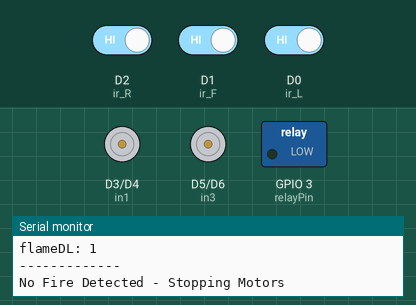
The sketch below on a simulated ESP8266 (NodeMCU). Parts: motor-driver pin pairs drawn as motors (green arrow = first pin HIGH = forward, orange = second pin HIGH = backward, longer = more drive, scaled by the enable pin), switched loads named in the sketch (green lamp = pin HIGH), the last lines printed to the serial monitor. The test bench sets the inputs (shaded band); at power-on: D2 (ir_R) HIGH, D1 (ir_F) HIGH, D0 (ir_L) HIGH. WiFi joins after 1.5 s; servers stay silent unless stated.

Above: at 2.7 s.
2.8 s: D2 (ir_R) driven LOW
At 3.8 s:
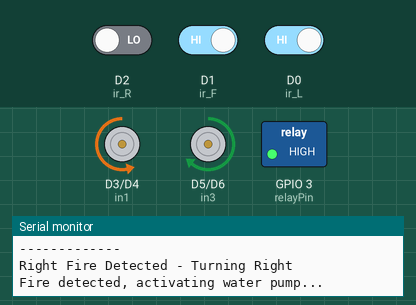
4.4 s: D2 (ir_R) driven HIGH and D1 (ir_F) driven LOW
7.4 s: D1 (ir_F) driven HIGH
At 8.16 s:
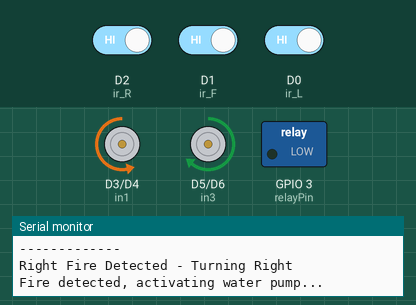
9.8 s: D0 (ir_L) driven LOW
At 11.1 s:
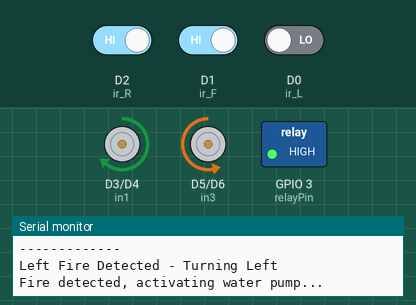
11.4 s: D1 (ir_F) driven LOW and D0 (ir_L) driven HIGH
At 16.5 s:
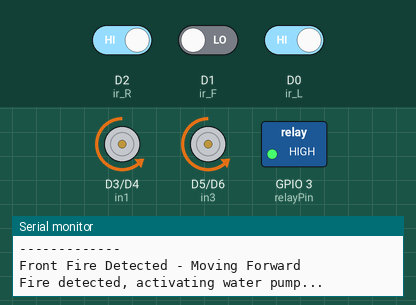
Timing chart, 0 to 27.3 s (numbered marks = the images above; inputs shaded):
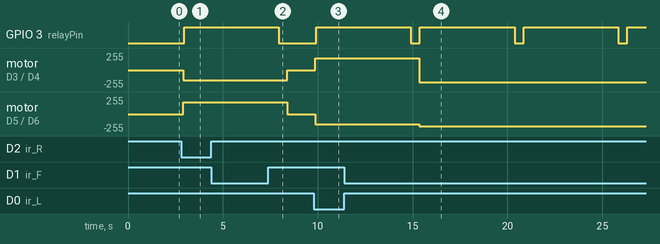

The sketch:

Fire_Car.ino
```cpp
#include <ESP8266WiFi.h>
#include <ThingSpeak.h>

// Wi-Fi credentials
const char* ssid = "a"; // Replace with your Wi-Fi SSID
const char* password = "12345678"; // Replace with your Wi-Fi password

// ThingSpeak settings
unsigned long channelID = 2776558; // Replace with your ThingSpeak channel ID
const char* writeAPIKey = "X0N7OOHIJMA3RBEZ"; // Replace with your ThingSpeak write API key

WiFiClient client;

#define enA D7        // Enable1 L298 Pin enA (PWM)
#define enB D8        // Enable2 L298 Pin enB (PWM)

#define in1 D3        // Motor1 L298 Pin in1
#define in2 D4        // Motor1 L298 Pin in2
#define in3 D5        // Motor2 L298 Pin in3
#define in4 D6        // Motor2 L298 Pin in4

#define ir_R D2       // Right Fire Sensor Pin
#define ir_F D1       // Front Fire Sensor Pin
#define ir_L D0       // Left Fire Sensor Pin

#define relayPin D9   // Relay module connected to D9 (Modify pin if needed)

// Flame sensor values
int flameDR;        // Right sensor value
int flameDF;        // Front sensor value
int flameDL;        // Left sensor value

void setup() {
  Serial.begin(9600);  // Start serial communication for debugging

  // Connect to Wi-Fi
  WiFi.begin(ssid, password);
  Serial.print("Connecting to Wi-Fi");
  while (WiFi.status() != WL_CONNECTED) {
    delay(500);
    Serial.print(".");
  }
  Serial.println("\nConnected to Wi-Fi");

  // Initialize ThingSpeak
  ThingSpeak.begin(client);

  // Motor pin modes
  pinMode(in1, OUTPUT);
  pinMode(in2, OUTPUT);
  pinMode(in3, OUTPUT);
  pinMode(in4, OUTPUT);

  // Flame sensor pin modes
  pinMode(ir_R, INPUT);
  pinMode(ir_F, INPUT);
  pinMode(ir_L, INPUT);

  // Motor speed control pins (PWM)
  pinMode(enA, OUTPUT);
  pinMode(enB, OUTPUT);

  // Relay pin mode
  pinMode(relayPin, OUTPUT);
  digitalWrite(relayPin, LOW); // Ensure the relay is off initially
}

void loop() {
  // Read flame sensor values
  flameDR = digitalRead(ir_R);
  flameDF = digitalRead(ir_F);
  flameDL = digitalRead(ir_L);

  // Print flame sensor values for debugging
  Serial.print("flameDR: ");
  Serial.println(flameDR);
  Serial.print("flameDF: ");
  Serial.println(flameDF);
  Serial.print("flameDL: ");
  Serial.println(flameDL);
  Serial.println("-------------");

  // Motor control based on sensor values
  if (flameDF == 0) {
    // Front Fire Detected - Moving Forward
    Serial.println("Front Fire Detected - Moving Forward");
    analogWrite(enA, 180);
    analogWrite(enB, 180);
    digitalWrite(in1, LOW);
    digitalWrite(in2, HIGH);
    digitalWrite(in3, LOW);
    digitalWrite(in4, HIGH);
  } else if (flameDR == 0) {
    // Right Fire Detected - Turning Right
    Serial.println("Right Fire Detected - Turning Right");
    analogWrite(enA, 150);
    analogWrite(enB, 180);
    digitalWrite(in1, LOW);
    digitalWrite(in2, HIGH);
    digitalWrite(in3, HIGH);
    digitalWrite(in4, LOW);
  } else if (flameDL == 0) {
    // Left Fire Detected - Turning Left
    Serial.println("Left Fire Detected - Turning Left");
    analogWrite(enA, 180);
    analogWrite(enB, 150);
    digitalWrite(in1, HIGH);
    digitalWrite(in2, LOW);
    digitalWrite(in3, LOW);
    digitalWrite(in4, HIGH);
  } else {
    // No Fire Detected - Stopping Motors
    Serial.println("No Fire Detected - Stopping Motors");
    digitalWrite(in1, LOW);
    digitalWrite(in2, LOW);
    digitalWrite(in3, LOW);
    digitalWrite(in4, LOW);
    analogWrite(enA, 0);
    analogWrite(enB, 0);
  }

  // If the car reaches the fire location, spray water
  if (flameDF == 0 || flameDR == 0 || flameDL == 0) {
    Serial.println("Fire detected, activating water pump...");
    digitalWrite(relayPin, HIGH);  // Activate relay to turn on the pump
    delay(5000); // Run the pump for 5 seconds (adjust this duration as needed)
    digitalWrite(relayPin, LOW);   // Deactivate relay to turn off the pump
  }

  // Send sensor data to ThingSpeak every 3 seconds
  static unsigned long lastUpdateTime = 0;
  if (millis() - lastUpdateTime >= 3000) {
    lastUpdateTime = millis();

    // Write to ThingSpeak fields
    ThingSpeak.setField(1, flameDL); // Left sensor data
    ThingSpeak.setField(2, flameDF); // Front sensor data
    ThingSpeak.setField(3, flameDR); // Right sensor data

    // Execute ThingSpeak update
    int responseCode = ThingSpeak.writeFields(channelID, writeAPIKey);
    if (responseCode == 200) {
      Serial.println("ThingSpeak update successful");
    } else {
      Serial.print("ThingSpeak update failed, error: ");
      Serial.println(responseCode);
    }
  }

  delay(100); // Small delay to avoid bouncing
}
```

Measured:
- after the input at 2.8 s, GPIO 3 (relayPin): LOW → HIGH after 0.16 s; motor on D3 (in1) / D4 (in2): stopped → backward 150/255 after 0.12 s; motor on D5 (in3) / D6 (in4): stopped → forward 180/255 after 0.12 s
- after the input at 4.4 s, every drawn part: stays the same
- after the input at 7.4 s, GPIO 3 (relayPin): goes on until 8.0 s, then stays LOW; motor on D3 (in1) / D4 (in2): backward 150/255 → stopped after 0.98 s; motor on D5 (in3) / D6 (in4): forward 180/255 → stopped after 0.98 s
- after the input at 9.8 s, GPIO 3 (relayPin): LOW → HIGH after 0.11 s; motor on D3 (in1) / D4 (in2): stopped → forward 180/255 after 0.07 s; motor on D5 (in3) / D6 (in4): stopped → backward 150/255 after 0.07 s
- after the input at 11.4 s, motor on D3 (in1) / D4 (in2): forward 180/255 → backward 180/255 after 3.9 s; motor on D5 (in3) / D6 (in4): backward 150/255 → backward 180/255 after 3.9 s
